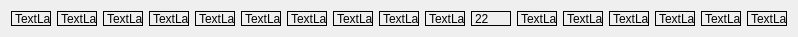
   <widget class="QWidget" name="layoutWidget_4">
    <property name="geometry">
     <rect>
      <x>10</x>
      <y>70</y>
      <width>778</width>
      <height>17</height>
     </rect>
    </property>
    <layout class="QHBoxLayout" name="horizontalLayout_6">
     <item>
      <widget class="QImageLabel" name="label_east_86">
       <property name="minimumSize">
        <size>
         <width>40</width>
         <height>15</height>
        </size>
       </property>
       <property name="maximumSize">
        <size>
         <width>40</width>
         <height>15</height>
        </size>
       </property>
       <property name="frameShape">
        <enum>QFrame::Box</enum>
       </property>
       <property name="text">
        <string>TextLabel</string>
       </property>
      </widget>
     </item>
     <item>
      <widget class="QImageLabel" name="label_east_87">
       <property name="minimumSize">
        <size>
         <width>40</width>
         <height>15</height>
        </size>
       </property>
       <property name="maximumSize">
        <size>
         <width>40</width>
         <height>15</height>
        </size>
       </property>
       <property name="frameShape">
        <enum>QFrame::Box</enum>
       </property>
       <property name="text">
        <string>TextLabel</string>
       </property>
      </widget>
     </item>
     <item>
      <widget class="QImageLabel" name="label_east_88">
       <property name="minimumSize">
        <size>
         <width>40</width>
         <height>15</height>
        </size>
       </property>
       <property name="maximumSize">
        <size>
         <width>40</width>
         <height>15</height>
        </size>
       </property>
       <property name="frameShape">
        <enum>QFrame::Box</enum>
       </property>
       <property name="text">
        <string>TextLabel</string>
       </property>
      </widget>
     </item>
     <item>
      <widget class="QImageLabel" name="label_east_89">
       <property name="minimumSize">
        <size>
         <width>40</width>
         <height>15</height>
        </size>
       </property>
       <property name="maximumSize">
        <size>
         <width>40</width>
         <height>15</height>
        </size>
       </property>
       <property name="frameShape">
        <enum>QFrame::Box</enum>
       </property>
       <property name="text">
        <string>TextLabel</string>
       </property>
      </widget>
     </item>
     <item>
      <widget class="QImageLabel" name="label_east_90">
       <property name="minimumSize">
        <size>
         <width>40</width>
         <height>15</height>
        </size>
       </property>
       <property name="maximumSize">
        <size>
         <width>40</width>
         <height>15</height>
        </size>
       </property>
       <property name="frameShape">
        <enum>QFrame::Box</enum>
       </property>
       <property name="text">
        <string>TextLabel</string>
       </property>
      </widget>
     </item>
     <item>
      <widget class="QImageLabel" name="label_east_91">
       <property name="minimumSize">
        <size>
         <width>40</width>
         <height>15</height>
        </size>
       </property>
       <property name="maximumSize">
        <size>
         <width>40</width>
         <height>15</height>
        </size>
       </property>
       <property name="frameShape">
        <enum>QFrame::Box</enum>
       </property>
       <property name="text">
        <string>TextLabel</string>
       </property>
      </widget>
     </item>
     <item>
      <widget class="QImageLabel" name="label_east_92">
       <property name="minimumSize">
        <size>
         <width>40</width>
         <height>15</height>
        </size>
       </property>
       <property name="maximumSize">
        <size>
         <width>40</width>
         <height>15</height>
        </size>
       </property>
       <property name="frameShape">
        <enum>QFrame::Box</enum>
       </property>
       <property name="text">
        <string>TextLabel</string>
       </property>
      </widget>
     </item>
     <item>
      <widget class="QImageLabel" name="label_east_93">
       <property name="minimumSize">
        <size>
         <width>40</width>
         <height>15</height>
        </size>
       </property>
       <property name="maximumSize">
        <size>
         <width>40</width>
         <height>15</height>
        </size>
       </property>
       <property name="frameShape">
        <enum>QFrame::Box</enum>
       </property>
       <property name="text">
        <string>TextLabel</string>
       </property>
      </widget>
     </item>
     <item>
      <widget class="QImageLabel" name="label_east_94">
       <property name="minimumSize">
        <size>
         <width>40</width>
         <height>15</height>
        </size>
       </property>
       <property name="maximumSize">
        <size>
         <width>40</width>
         <height>15</height>
        </size>
       </property>
       <property name="frameShape">
        <enum>QFrame::Box</enum>
       </property>
       <property name="text">
        <string>TextLabel</string>
       </property>
      </widget>
     </item>
     <item>
      <widget class="QImageLabel" name="label_east_95">
       <property name="minimumSize">
        <size>
         <width>40</width>
         <height>15</height>
        </size>
       </property>
       <property name="maximumSize">
        <size>
         <width>40</width>
         <height>15</height>
        </size>
       </property>
       <property name="frameShape">
        <enum>QFrame::Box</enum>
       </property>
       <property name="text">
        <string>TextLabel</string>
       </property>
      </widget>
     </item>
     <item>
      <widget class="QImageLabel" name="label_east_96">
       <property name="minimumSize">
        <size>
         <width>40</width>
         <height>15</height>
        </size>
       </property>
       <property name="maximumSize">
        <size>
         <width>40</width>
         <height>15</height>
        </size>
       </property>
       <property name="frameShape">
        <enum>QFrame::Box</enum>
       </property>
       <property name="text">
        <string>22</string>
       </property>
      </widget>
     </item>
     <item>
      <widget class="QImageLabel" name="label_east_97">
       <property name="minimumSize">
        <size>
         <width>40</width>
         <height>15</height>
        </size>
       </property>
       <property name="maximumSize">
        <size>
         <width>40</width>
         <height>15</height>
        </size>
       </property>
       <property name="frameShape">
        <enum>QFrame::Box</enum>
       </property>
       <property name="text">
        <string>TextLabel</string>
       </property>
      </widget>
     </item>
     <item>
      <widget class="QImageLabel" name="label_east_98">
       <property name="minimumSize">
        <size>
         <width>40</width>
         <height>15</height>
        </size>
       </property>
       <property name="maximumSize">
        <size>
         <width>40</width>
         <height>15</height>
        </size>
       </property>
       <property name="frameShape">
        <enum>QFrame::Box</enum>
       </property>
       <property name="text">
        <string>TextLabel</string>
       </property>
      </widget>
     </item>
     <item>
      <widget class="QImageLabel" name="label_east_99">
       <property name="minimumSize">
        <size>
         <width>40</width>
         <height>15</height>
        </size>
       </property>
       <property name="maximumSize">
        <size>
         <width>40</width>
         <height>15</height>
        </size>
       </property>
       <property name="frameShape">
        <enum>QFrame::Box</enum>
       </property>
       <property name="text">
        <string>TextLabel</string>
       </property>
      </widget>
     </item>
     <item>
      <widget class="QImageLabel" name="label_east_100">
       <property name="minimumSize">
        <size>
         <width>40</width>
         <height>15</height>
        </size>
       </property>
       <property name="maximumSize">
        <size>
         <width>40</width>
         <height>15</height>
        </size>
       </property>
       <property name="frameShape">
        <enum>QFrame::Box</enum>
       </property>
       <property name="text">
        <string>TextLabel</string>
       </property>
      </widget>
     </item>
     <item>
      <widget class="QImageLabel" name="label_east_101">
       <property name="minimumSize">
        <size>
         <width>40</width>
         <height>15</height>
        </size>
       </property>
       <property name="maximumSize">
        <size>
         <width>40</width>
         <height>15</height>
        </size>
       </property>
       <property name="frameShape">
        <enum>QFrame::Box</enum>
       </property>
       <property name="text">
        <string>TextLabel</string>
       </property>
      </widget>
     </item>
     <item>
      <widget class="QImageLabel" name="label_east_102">
       <property name="minimumSize">
        <size>
         <width>40</width>
         <height>15</height>
        </size>
       </property>
       <property name="maximumSize">
        <size>
         <width>40</width>
         <height>15</height>
        </size>
       </property>
       <property name="frameShape">
        <enum>QFrame::Box</enum>
       </property>
       <property name="text">
        <string>TextLabel</string>
       </property>
      </widget>
     </item>
    </layout>
   </widget>
